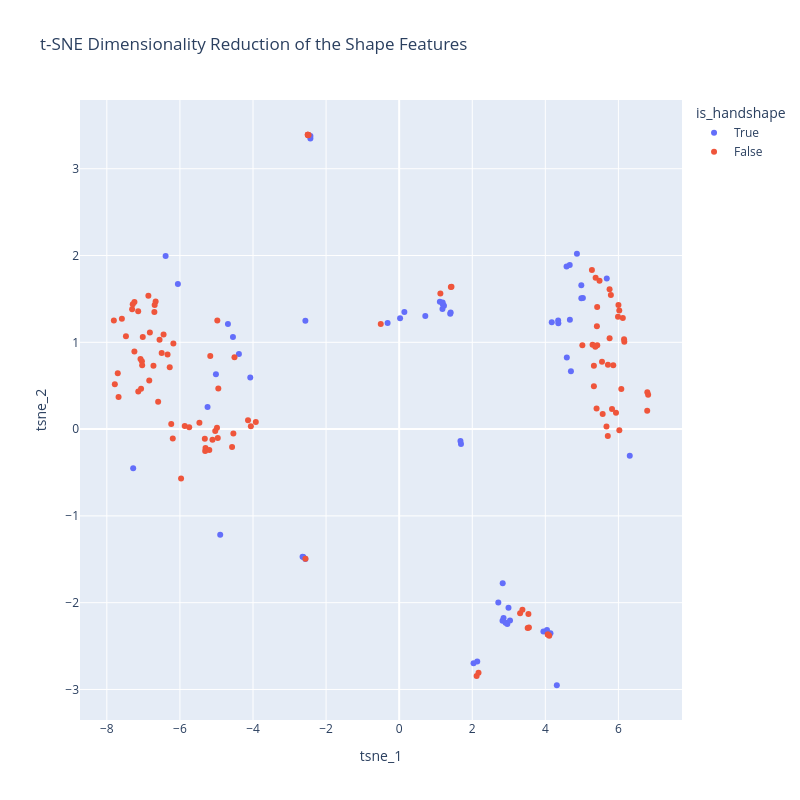

This figure's notebook cell:
### Code cell
# Dataframe for the px plot
tsne_df = pd.DataFrame({
    'tsne_1': X_tsne_dist[:, 0],
    'tsne_2': X_tsne_dist[:, 1],
    'name': dist_mat.columns,
    'is_handshape': [name.endswith(".FBX") for name in dist_mat.columns]
})

# Plot
fig = px.scatter(
    tsne_df,
    x='tsne_1',
    y='tsne_2',
    color='is_handshape',
    hover_data=['name'],
    title="t-SNE Dimensionality Reduction of the Shape Features"
)

fig.update_layout(width=800, height=800)
fig.show()
